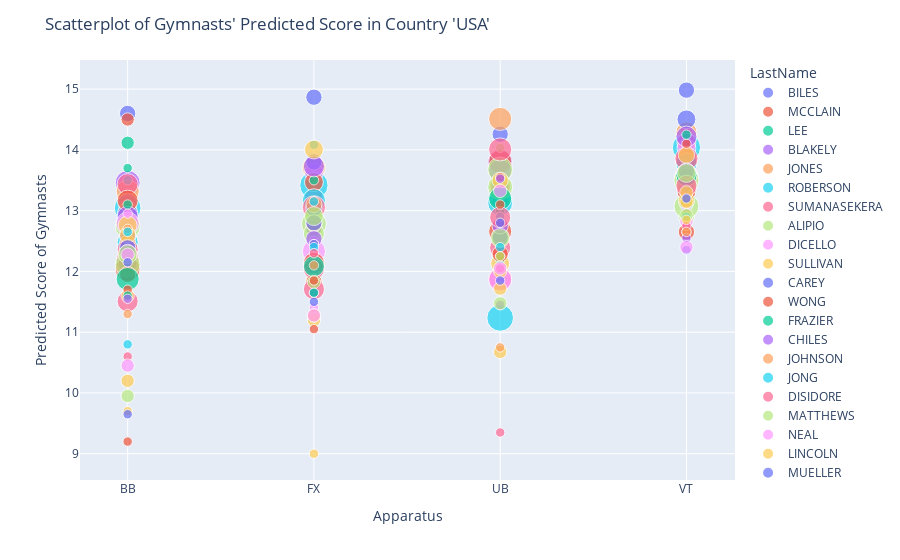

Write notebook code for a chart like this one.
### Markdown cell above
# Second Technical Component: Visualization

Our second technical component are interactive visualizations. We created many different ones, including a scatterplot whose data is filtered with a certain country, country medal counts using monte carlo, and exploring  difficulty vs execution tradeoffs to maximize score potential.

### Scatterplot of gymnasts' max scores in a certain country
For this we used the SQL database involved in filtering, which allowed us to create a scatterplot of gymnasts' max scores across different apparatuses of a certain country. Because it would be helpful when performing Fantasy Gymnastics to focus on the best gymnasts, this scatterplot gives us a way to see the highest performing ones across the 4 events. To analyze the scatterplot, we can see that each gymnast is represented by a color and that the size of the bubbles indicates competition count.

### Code cell
import plotly
from plotly import express as px
import plotly.io as pio

from myProject import scatterplot_of_country
print(inspect.getsource(scatterplot_of_country)) 
scatterplot_of_country("USA")

### Figure 1 — Plotly figure (JSON) as saved in the notebook; plotly's stock layout.template omitted (floating-point values rounded to 4 significant figures)
{"data": [{"hovertemplate": "LastName=BILES<br>Apparatus=%{x}<br>PredictedScore=%{y}<br>CompetitionsCount=%{marker.size}<extra></extra>", "legendgroup": "BILES", "marker": {"color": "#636efa", "size": [3, 3, 3, 3], "sizemode": "area", "sizeref": 0.0225, "symbol": "circle"}, "mode": "markers", "name": "BILES", "orientation": "v", "showlegend": true, "type": "scatter", "x": ["BB", "FX", "UB", "VT"], "xaxis": "x", "y": [14.6, 14.87, 14.26, 14.98], "yaxis": "y"}, {"hovertemplate": "LastName=MCCLAIN<br>Apparatus=%{x}<br>PredictedScore=%{y}<br>CompetitionsCount=%{marker.size}<extra></extra>", "legendgroup": "MCCLAIN", "marker": {"color": "#EF553B", "size": [2, 2, 2, 2], "sizemode": "area", "sizeref": 0.0225, "symbol": "circle"}, "mode": "markers", "name": "MCCLAIN", "orientation": "v", "showlegend": true, "type": "scatter", "x": ["BB", "FX", "UB", "VT"], "xaxis": "x", "y": [14.5, 13.63, 13.27, 14.28], "yaxis": "y"}, {"hovertemplate": "LastName=LEE<br>Apparatus=%{x}<br>PredictedScore=%{y}<br>CompetitionsCount=%{marker.size}<extra></extra>", "legendgroup": "LEE", "marker": {"color": "#00cc96", "size": [2, 2], "sizemode": "area", "sizeref": 0.0225, "symbol": "circle"}, "mode": "markers", "name": "LEE", "orientation": "v", "showlegend": true, "type": "scatter", "x": ["BB", "VT"], "xaxis": "x", "y": [14.12, 13.42], "yaxis": "y"}, {"hovertemplate": "LastName=BLAKELY<br>Apparatus=%{x}<br>PredictedScore=%{y}<br>CompetitionsCount=%{marker.size}<extra></extra>", "legendgroup": "BLAKELY", "marker": {"color": "#ab63fa", "size": [7, 4, 7, 4], "sizemode": "area", "sizeref": 0.0225, "symbol": "circle"}, "mode": "markers", "name": "BLAKELY", "orientation": "v", "showlegend": true, "type": "scatter", "x": ["BB", "FX", "UB", "VT"], "xaxis": "x", "y": [13.46, 13.12, 13.81, 14.15], "yaxis": "y"}, {"hovertemplate": "LastName=JONES<br>Apparatus=%{x}<br>PredictedScore=%{y}<br>CompetitionsCount=%{marker.size}<extra></extra>", "legendgroup": "JONES", "marker": {"color": "#FFA15A", "size": [6, 6, 6, 5], "sizemode": "area", "sizeref": 0.0225, "symbol": "circle"}, "mode": "markers", "name": "JONES", "orientation": "v", "showlegend": true, "type": "scatter", "x": ["BB", "FX", "UB", "VT"], "xaxis": "x", "y": [13.32, 13.7, 14.51, 14.29], "yaxis": "y"}, {"hovertemplate": "LastName=ROBERSON<br>Apparatus=%{x}<br>PredictedScore=%{y}<br>CompetitionsCount=%{marker.size}<extra></extra>", "legendgroup": "ROBERSON", "marker": {"color": "#19d3f3", "size": [8, 1, 9, 1, 8, 9, 1], "sizemode": "area", "sizeref": 0.0225, "symbol": "circle"}, "mode": "markers", "name": "ROBERSON", "orientation": "v", "showlegend": true, "type": "scatter", "x": ["BB", "BB", "FX", "FX", "UB", "VT", "VT"], "xaxis": "x", "y": [13.04, 13.5, 13.42, 14.08, 11.23, 14.04, 13.77], "yaxis": "y"}, {"hovertemplate": "LastName=SUMANASEKERA<br>Apparatus=%{x}<br>PredictedScore=%{y}<br>CompetitionsCount=%{marker.size}<extra></extra>", "legendgroup": "SUMANASEKERA", "marker": {"color": "#FF6692", "size": [5, 4, 5, 4], "sizemode": "area", "sizeref": 0.0225, "symbol": "circle"}, "mode": "markers", "name": "SUMANASEKERA", "orientation": "v", "showlegend": true, "type": "scatter", "x": ["BB", "FX", "UB", "VT"], "xaxis": "x", "y": [13.44, 13.21, 12.39, 14.12], "yaxis": "y"}, {"hovertemplate": "LastName=ALIPIO<br>Apparatus=%{x}<br>PredictedScore=%{y}<br>CompetitionsCount=%{marker.size}<extra></extra>", "legendgroup": "ALIPIO", "marker": {"color": "#B6E880", "size": [3, 3, 3, 3], "sizemode": "area", "sizeref": 0.0225, "symbol": "circle"}, "mode": "markers", "name": "ALIPIO", "orientation": "v", "showlegend": true, "type": "scatter", "x": ["BB", "FX", "UB", "VT"], "xaxis": "x", "y": [12.8, 11.84, 12.54, 12.91], "yaxis": "y"}, {"hovertemplate": "LastName=DICELLO<br>Apparatus=%{x}<br>PredictedScore=%{y}<br>CompetitionsCount=%{marker.size}<extra></extra>", "legendgroup": "DICELLO", "marker": {"color": "#FF97FF", "size": [4, 4, 4, 4], "sizemode": "area", "sizeref": 0.0225, "symbol": "circle"}, "mode": "markers", "name": "DICELLO", "orientation": "v", "showlegend": true, "type": "scatter", "x": ["BB", "FX", "UB", "VT"], "xaxis": "x", "y": [13.13, 13.62, 13.33, 14.03], "yaxis": "y"}, {"hovertemplate": "LastName=SULLIVAN<br>Apparatus=%{x}<br>PredictedScore=%{y}<br>CompetitionsCount=%{marker.size}<extra></extra>", "legendgroup": "SULLIVAN", "marker": {"color": "#FECB52", "size": [4, 4, 4, 4], "sizemode": "area", "sizeref": 0.0225, "symbol": "circle"}, "mode": "markers", "name": "SULLIVAN", "orientation": "v", "showlegend": true, "type": "scatter", "x": ["BB", "FX", "UB", "VT"], "xaxis": "x", "y": [12.99, 13.06, 12.13, 13.44], "yaxis": "y"}, {"hovertemplate": "LastName=CAREY<br>Apparatus=%{x}<br>PredictedScore=%{y}<br>CompetitionsCount=%{marker.size}<extra></extra>", "legendgroup": "CAREY", "marker": {"color": "#636efa", "size": [5, 3, 3, 4], "sizemode": "area", "sizeref": 0.0225, "symbol": "circle"}, "mode": "markers", "name": "CAREY", "orientation": "v", "showlegend": true, "type": "scatter", "x": ["BB", "FX", "UB", "VT"], "xaxis": "x", "y": [12.94, 13.8, 13.14, 14.5], "yaxis": "y"}, {"hovertemplate": "LastName=WONG<br>Apparatus=%{x}<br>PredictedScore=%{y}<br>CompetitionsCount=%{marker.size}<extra></extra>", "legendgroup": "WONG", "marker": {"color": "#EF553B", "size": [5, 4, 6, 5], "sizemode": "area", "sizeref": 0.0225, "symbol": "circle"}, "mode": "markers", "name": "WONG", "orientation": "v", "showlegend": true, "type": "scatter", "x": ["BB", "FX", "UB", "VT"], "xaxis": "x", "y": [13.16, 13.47, 13.81, 13.84], "yaxis": "y"}, {"hovertemplate": "LastName=FRAZIER<br>Apparatus=%{x}<br>PredictedScore=%{y}<br>CompetitionsCount=%{marker.size}<extra></extra>", "legendgroup": "FRAZIER", "marker": {"color": "#00cc96", "size": [1, 1, 1, 1], "sizemode": "area", "sizeref": 0.0225, "symbol": "circle"}, "mode": "markers", "name": "FRAZIER", "orientation": "v", "showlegend": true, "type": "scatter", "x": ["BB", "FX", "UB", "VT"], "xaxis": "x", "y": [13.7, 13.5, 12.2, 13.75], "yaxis": "y"}, {"hovertemplate": "LastName=CHILES<br>Apparatus=%{x}<br>PredictedScore=%{y}<br>CompetitionsCount=%{marker.size}<extra></extra>", "legendgroup": "CHILES", "marker": {"color": "#ab63fa", "size": [5, 5, 6, 5], "sizemode": "area", "sizeref": 0.0225, "symbol": "circle"}, "mode": "markers", "name": "CHILES", "orientation": "v", "showlegend": true, "type": "scatter", "x": ["BB", "FX", "UB", "VT"], "xaxis": "x", "y": [12.9, 13.73, 13.66, 14.22], "yaxis": "y"}, {"hovertemplate": "LastName=JOHNSON<br>Apparatus=%{x}<br>PredictedScore=%{y}<br>CompetitionsCount=%{marker.size}<extra></extra>", "legendgroup": "JOHNSON", "marker": {"color": "#FFA15A", "size": [3, 1, 2, 2], "sizemode": "area", "sizeref": 0.0225, "symbol": "circle"}, "mode": "markers", "name": "JOHNSON", "orientation": "v", "showlegend": true, "type": "scatter", "x": ["BB", "FX", "UB", "VT"], "xaxis": "x", "y": [12.53, 12.75, 13.07, 13.08], "yaxis": "y"}, {"hovertemplate": "LastName=JONG<br>Apparatus=%{x}<br>PredictedScore=%{y}<br>CompetitionsCount=%{marker.size}<extra></extra>", "legendgroup": "JONG", "marker": {"color": "#19d3f3", "size": [5, 6, 7, 5], "sizemode": "area", "sizeref": 0.0225, "symbol": "circle"}, "mode": "markers", "name": "JONG", "orientation": "v", "showlegend": true, "type": "scatter", "x": ["BB", "FX", "UB", "VT"], "xaxis": "x", "y": [12.48, 13.17, 13.13, 13.78], "yaxis": "y"}, {"hovertemplate": "LastName=DISIDORE<br>Apparatus=%{x}<br>PredictedScore=%{y}<br>CompetitionsCount=%{marker.size}<extra></extra>", "legendgroup": "DISIDORE", "marker": {"color": "#FF6692", "size": [6, 6, 6, 1, 6], "sizemode": "area", "sizeref": 0.0225, "symbol": "circle"}, "mode": "markers", "name": "DISIDORE", "orientation": "v", "showlegend": true, "type": "scatter", "x": ["BB", "FX", "UB", "UB", "VT"], "xaxis": "x", "y": [12.18, 13.06, 11.88, 9.35, 13.86], "yaxis": "y"}, {"hovertemplate": "LastName=MATTHEWS<br>Apparatus=%{x}<br>PredictedScore=%{y}<br>CompetitionsCount=%{marker.size}<extra></extra>", "legendgroup": "MATTHEWS", "marker": {"color": "#B6E880", "size": [7, 1, 7, 1, 1, 7, 7, 1], "sizemode": "area", "sizeref": 0.0225, "symbol": "circle"}, "mode": "markers", "name": "MATTHEWS", "orientation": "v", "showlegend": true, "type": "scatter", "x": ["BB", "BB", "FX", "FX", "UB", "UB", "VT", "VT"], "xaxis": "x", "y": [12.74, 12.7, 12.78, 12.88, 14.03, 13.68, 13.07, 12.9], "yaxis": "y"}, {"hovertemplate": "LastName=NEAL<br>Apparatus=%{x}<br>PredictedScore=%{y}<br>CompetitionsCount=%{marker.size}<extra></extra>", "legendgroup": "NEAL", "marker": {"color": "#FF97FF", "size": [6, 6, 6, 6], "sizemode": "area", "sizeref": 0.0225, "symbol": "circle"}, "mode": "markers", "name": "NEAL", "orientation": "v", "showlegend": true, "type": "scatter", "x": ["BB", "FX", "UB", "VT"], "xaxis": "x", "y": [12.79, 12.33, 11.86, 13.57], "yaxis": "y"}, {"hovertemplate": "LastName=LINCOLN<br>Apparatus=%{x}<br>PredictedScore=%{y}<br>CompetitionsCount=%{marker.size}<extra></extra>", "legendgroup": "LINCOLN", "marker": {"color": "#FECB52", "size": [4, 4, 2, 3], "sizemode": "area", "sizeref": 0.0225, "symbol": "circle"}, "mode": "markers", "name": "LINCOLN", "orientation": "v", "showlegend": true, "type": "scatter", "x": ["BB", "FX", "UB", "VT"], "xaxis": "x", "y": [12.76, 14.01, 11.72, 13.91], "yaxis": "y"}, {"hovertemplate": "LastName=MUELLER<br>Apparatus=%{x}<br>PredictedScore=%{y}<br>CompetitionsCount=%{marker.size}<extra></extra>", "legendgroup": "MUELLER", "marker": {"color": "#636efa", "size": [4, 3, 4, 4], "sizemode": "area", "sizeref": 0.0225, "symbol": "circle"}, "mode": "markers", "name": "MUELLER", "orientation": "v", "showlegend": true, "type": "scatter", "x": ["BB", "FX", "UB", "VT"], "xaxis": "x", "y": [12.13, 13.04, 13.36, 13.48], "yaxis": "y"}, {"hovertemplate": "LastName=JUNG-RUIVIVAR<br>Apparatus=%{x}<br>PredictedScore=%{y}<br>CompetitionsCount=%{marker.size}<extra></extra>", "legendgroup": "JUNG-RUIVIVAR", "marker": {"color": "#EF553B", "size": [7, 5, 6, 4], "sizemode": "area", "sizeref": 0.0225, "symbol": "circle"}, "mode": "markers", "name": "JUNG-RUIVIVAR", "orientation": "v", "showlegend": true, "type": "scatter", "x": ["BB", "FX", "UB", "VT"], "xaxis": "x", "y": [12.04, 12.14, 12.66, 13.32], "yaxis": "y"}, {"hovertemplate": "LastName=BARROS<br>Apparatus=%{x}<br>PredictedScore=%{y}<br>CompetitionsCount=%{marker.size}<extra></extra>", "legendgroup": "BARROS", "marker": {"color": "#00cc96", "size": [1, 1, 1, 1], "sizemode": "area", "sizeref": 0.0225, "symbol": "circle"}, "mode": "markers", "name": "BARROS", "orientation": "v", "showlegend": true, "type": "scatter", "x": ["BB", "FX", "UB", "VT"], "xaxis": "x", "y": [13.1, 12.6, 13, 13.1], "yaxis": "y"}, {"hovertemplate": "LastName=PINEDA<br>Apparatus=%{x}<br>PredictedScore=%{y}<br>CompetitionsCount=%{marker.size}<extra></extra>", "legendgroup": "PINEDA", "marker": {"color": "#ab63fa", "size": [3, 3, 3, 3], "sizemode": "area", "sizeref": 0.0225, "symbol": "circle"}, "mode": "markers", "name": "PINEDA", "orientation": "v", "showlegend": true, "type": "scatter", "x": ["BB", "FX", "UB", "VT"], "xaxis": "x", "y": [12.57, 12.71, 12.59, 13.45], "yaxis": "y"}, {"hovertemplate": "LastName=ZEISS<br>Apparatus=%{x}<br>PredictedScore=%{y}<br>CompetitionsCount=%{marker.size}<extra></extra>", "legendgroup": "ZEISS", "marker": {"color": "#FFA15A", "size": [3, 3, 5, 5], "sizemode": "area", "sizeref": 0.0225, "symbol": "circle"}, "mode": "markers", "name": "ZEISS", "orientation": "v", "showlegend": true, "type": "scatter", "x": ["BB", "FX", "UB", "VT"], "xaxis": "x", "y": [12.46, 13.1, 13.41, 13.59], "yaxis": "y"}, {"hovertemplate": "LastName=LEW<br>Apparatus=%{x}<br>PredictedScore=%{y}<br>CompetitionsCount=%{marker.size}<extra></extra>", "legendgroup": "LEW", "marker": {"color": "#19d3f3", "size": [1, 1, 2, 2], "sizemode": "area", "sizeref": 0.0225, "symbol": "circle"}, "mode": "markers", "name": "LEW", "orientation": "v", "showlegend": true, "type": "scatter", "x": ["BB", "FX", "UB", "VT"], "xaxis": "x", "y": [12.65, 11.97, 13.32, 13.1], "yaxis": "y"}, {"hovertemplate": "LastName=MILLER<br>Apparatus=%{x}<br>PredictedScore=%{y}<br>CompetitionsCount=%{marker.size}<extra></extra>", "legendgroup": "MILLER", "marker": {"color": "#FF6692", "size": [5, 5, 6, 5], "sizemode": "area", "sizeref": 0.0225, "symbol": "circle"}, "mode": "markers", "name": "MILLER", "orientation": "v", "showlegend": true, "type": "scatter", "x": ["BB", "FX", "UB", "VT"], "xaxis": "x", "y": [12.36, 12.04, 14.01, 13.57], "yaxis": "y"}, {"hovertemplate": "LastName=FATTA<br>Apparatus=%{x}<br>PredictedScore=%{y}<br>CompetitionsCount=%{marker.size}<extra></extra>", "legendgroup": "FATTA", "marker": {"color": "#B6E880", "size": [7, 5, 7, 7], "sizemode": "area", "sizeref": 0.0225, "symbol": "circle"}, "mode": "markers", "name": "FATTA", "orientation": "v", "showlegend": true, "type": "scatter", "x": ["BB", "FX", "UB", "VT"], "xaxis": "x", "y": [12.11, 12.62, 13.39, 13.5], "yaxis": "y"}, {"hovertemplate": "LastName=EICHMAN<br>Apparatus=%{x}<br>PredictedScore=%{y}<br>CompetitionsCount=%{marker.size}<extra></extra>", "legendgroup": "EICHMAN", "marker": {"color": "#FF97FF", "size": [1, 1, 1, 1], "sizemode": "area", "sizeref": 0.0225, "symbol": "circle"}, "mode": "markers", "name": "EICHMAN", "orientation": "v", "showlegend": true, "type": "scatter", "x": ["BB", "FX", "UB", "VT"], "xaxis": "x", "y": [12.95, 12.5, 12.9, 13.05], "yaxis": "y"}, {"hovertemplate": "LastName=ZHOU<br>Apparatus=%{x}<br>PredictedScore=%{y}<br>CompetitionsCount=%{marker.size}<extra></extra>", "legendgroup": "ZHOU", "marker": {"color": "#FECB52", "size": [3, 3, 3, 3], "sizemode": "area", "sizeref": 0.0225, "symbol": "circle"}, "mode": "markers", "name": "ZHOU", "orientation": "v", "showlegend": true, "type": "scatter", "x": ["BB", "FX", "UB", "VT"], "xaxis": "x", "y": [12.6, 12.79, 13.5, 13.16], "yaxis": "y"}, {"hovertemplate": "LastName=LOWE<br>Apparatus=%{x}<br>PredictedScore=%{y}<br>CompetitionsCount=%{marker.size}<extra></extra>", "legendgroup": "LOWE", "marker": {"color": "#636efa", "size": [3, 3, 3, 3], "sizemode": "area", "sizeref": 0.0225, "symbol": "circle"}, "mode": "markers", "name": "LOWE", "orientation": "v", "showlegend": true, "type": "scatter", "x": ["BB", "FX", "UB", "VT"], "xaxis": "x", "y": [12.39, 12.8, 12.55, 13.56], "yaxis": "y"}, {"hovertemplate": "LastName=WOOLFORD<br>Apparatus=%{x}<br>PredictedScore=%{y}<br>CompetitionsCount=%{marker.size}<extra></extra>", "legendgroup": "WOOLFORD", "marker": {"color": "#EF553B", "size": [3, 3, 3, 3], "sizemode": "area", "sizeref": 0.0225, "symbol": "circle"}, "mode": "markers", "name": "WOOLFORD", "orientation": "v", "showlegend": true, "type": "scatter", "x": ["BB", "FX", "UB", "VT"], "xaxis": "x", "y": [11.95, 11.82, 12.29, 12.65], "yaxis": "y"}, {"hovertemplate": "LastName=BOOTH<br>Apparatus=%{x}<br>PredictedScore=%{y}<br>CompetitionsCount=%{marker.size}<extra></extra>", "legendgroup": "BOOTH", "marker": {"color": "#00cc96", "size": [6, 5, 6, 5], "sizemode": "area", "sizeref": 0.0225, "symbol": "circle"}, "mode": "markers", "name": "BOOTH", "orientation": "v", "showlegend": true, "type": "scatter", "x": ["BB", "FX", "UB", "VT"], "xaxis": "x", "y": [11.88, 12.09, 13.2, 13.58], "yaxis": "y"}, {"hovertemplate": "LastName=CAYLOR<br>Apparatus=%{x}<br>PredictedScore=%{y}<br>CompetitionsCount=%{marker.size}<extra></extra>", "legendgroup": "CAYLOR", "marker": {"color": "#ab63fa", "size": [3, 3, 3, 3], "sizemode": "area", "sizeref": 0.0225, "symbol": "circle"}, "mode": "markers", "name": "CAYLOR", "orientation": "v", "showlegend": true, "type": "scatter", "x": ["BB", "FX", "UB", "VT"], "xaxis": "x", "y": [12.31, 12.54, 12.75, 13.65], "yaxis": "y"}, {"hovertemplate": "LastName=MORGAN<br>Apparatus=%{x}<br>PredictedScore=%{y}<br>CompetitionsCount=%{marker.size}<extra></extra>", "legendgroup": "MORGAN", "marker": {"color": "#FFA15A", "size": [1], "sizemode": "area", "sizeref": 0.0225, "symbol": "circle"}, "mode": "markers", "name": "MORGAN", "orientation": "v", "showlegend": true, "type": "scatter", "x": ["BB"], "xaxis": "x", "y": [12.7], "yaxis": "y"}, {"hovertemplate": "LastName=GERMAN<br>Apparatus=%{x}<br>PredictedScore=%{y}<br>CompetitionsCount=%{marker.size}<extra></extra>", "legendgroup": "GERMAN", "marker": {"color": "#19d3f3", "size": [1, 1, 1, 1], "sizemode": "area", "sizeref": 0.0225, "symbol": "circle"}, "mode": "markers", "name": "GERMAN", "orientation": "v", "showlegend": true, "type": "scatter", "x": ["BB", "FX", "UB", "VT"], "xaxis": "x", "y": [12.65, 13.15, 12.9, 13.35], "yaxis": "y"}, {"hovertemplate": "LastName=PIERSON<br>Apparatus=%{x}<br>PredictedScore=%{y}<br>CompetitionsCount=%{marker.size}<extra></extra>", "legendgroup": "PIERSON", "marker": {"color": "#FF6692", "size": [5, 5, 5, 5], "sizemode": "area", "sizeref": 0.0225, "symbol": "circle"}, "mode": "markers", "name": "PIERSON", "orientation": "v", "showlegend": true, "type": "scatter", "x": ["BB", "FX", "UB", "VT"], "xaxis": "x", "y": [11.51, 11.71, 12.89, 13.41], "yaxis": "y"}, {"hovertemplate": "LastName=ROSEN<br>Apparatus=%{x}<br>PredictedScore=%{y}<br>CompetitionsCount=%{marker.size}<extra></extra>", "legendgroup": "ROSEN", "marker": {"color": "#B6E880", "size": [4, 4, 4, 4], "sizemode": "area", "sizeref": 0.0225, "symbol": "circle"}, "mode": "markers", "name": "ROSEN", "orientation": "v", "showlegend": true, "type": "scatter", "x": ["BB", "FX", "UB", "VT"], "xaxis": "x", "y": [12.28, 12.91, 12.55, 13.62], "yaxis": "y"}, {"hovertemplate": "LastName=LITTLE<br>Apparatus=%{x}<br>PredictedScore=%{y}<br>CompetitionsCount=%{marker.size}<extra></extra>", "legendgroup": "LITTLE", "marker": {"color": "#FF97FF", "size": [2, 1, 2, 2], "sizemode": "area", "sizeref": 0.0225, "symbol": "circle"}, "mode": "markers", "name": "LITTLE", "orientation": "v", "showlegend": true, "type": "scatter", "x": ["BB", "FX", "UB", "VT"], "xaxis": "x", "y": [12.28, 11.4, 13.32, 12.82], "yaxis": "y"}, {"hovertemplate": "LastName=MILTON<br>Apparatus=%{x}<br>PredictedScore=%{y}<br>CompetitionsCount=%{marker.size}<extra></extra>", "legendgroup": "MILTON", "marker": {"color": "#FECB52", "size": [2, 2, 2, 2, 2, 2, 2, 2], "sizemode": "area", "sizeref": 0.0225, "symbol": "circle"}, "mode": "markers", "name": "MILTON", "orientation": "v", "showlegend": true, "type": "scatter", "x": ["BB", "BB", "FX", "FX", "UB", "UB", "VT", "VT"], "xaxis": "x", "y": [11.6, 10.2, 11.2, 11.27, 12, 10.68, 13.3, 13.15], "yaxis": "y"}, {"hovertemplate": "LastName=DRASER<br>Apparatus=%{x}<br>PredictedScore=%{y}<br>CompetitionsCount=%{marker.size}<extra></extra>", "legendgroup": "DRASER", "marker": {"color": "#636efa", "size": [1, 1, 1, 1], "sizemode": "area", "sizeref": 0.0225, "symbol": "circle"}, "mode": "markers", "name": "DRASER", "orientation": "v", "showlegend": true, "type": "scatter", "x": ["BB", "FX", "UB", "VT"], "xaxis": "x", "y": [12.15, 11.65, 12.8, 12.35], "yaxis": "y"}, {"hovertemplate": "LastName=WALKER<br>Apparatus=%{x}<br>PredictedScore=%{y}<br>CompetitionsCount=%{marker.size}<extra></extra>", "legendgroup": "WALKER", "marker": {"color": "#EF553B", "size": [1, 1, 1, 1], "sizemode": "area", "sizeref": 0.0225, "symbol": "circle"}, "mode": "markers", "name": "WALKER", "orientation": "v", "showlegend": true, "type": "scatter", "x": ["BB", "FX", "UB", "VT"], "xaxis": "x", "y": [11.7, 11.05, 13.55, 12.65], "yaxis": "y"}, {"hovertemplate": "LastName=MOLL<br>Apparatus=%{x}<br>PredictedScore=%{y}<br>CompetitionsCount=%{marker.size}<extra></extra>", "legendgroup": "MOLL", "marker": {"color": "#00cc96", "size": [1, 1, 1, 1], "sizemode": "area", "sizeref": 0.0225, "symbol": "circle"}, "mode": "markers", "name": "MOLL", "orientation": "v", "showlegend": true, "type": "scatter", "x": ["BB", "FX", "UB", "VT"], "xaxis": "x", "y": [11.6, 12.45, 12.25, 12.9], "yaxis": "y"}, {"hovertemplate": "LastName=KING<br>Apparatus=%{x}<br>PredictedScore=%{y}<br>CompetitionsCount=%{marker.size}<extra></extra>", "legendgroup": "KING", "marker": {"color": "#ab63fa", "size": [1, 1, 1, 1], "sizemode": "area", "sizeref": 0.0225, "symbol": "circle"}, "mode": "markers", "name": "KING", "orientation": "v", "showlegend": true, "type": "scatter", "x": ["BB", "FX", "UB", "VT"], "xaxis": "x", "y": [11.55, 12.45, 11.45, 12.55], "yaxis": "y"}, {"hovertemplate": "LastName=VAN FRAYEN<br>Apparatus=%{x}<br>PredictedScore=%{y}<br>CompetitionsCount=%{marker.size}<extra></extra>", "legendgroup": "VAN FRAYEN", "marker": {"color": "#FFA15A", "size": [1, 1, 1], "sizemode": "area", "sizeref": 0.0225, "symbol": "circle"}, "mode": "markers", "name": "VAN FRAYEN", "orientation": "v", "showlegend": true, "type": "scatter", "x": ["BB", "FX", "VT"], "xaxis": "x", "y": [11.3, 12.1, 12.95], "yaxis": "y"}, {"hovertemplate": "LastName=MURPHY<br>Apparatus=%{x}<br>PredictedScore=%{y}<br>CompetitionsCount=%{marker.size}<extra></extra>", "legendgroup": "MURPHY", "marker": {"color": "#19d3f3", "size": [1, 1, 1, 1], "sizemode": "area", "sizeref": 0.0225, "symbol": "circle"}, "mode": "markers", "name": "MURPHY", "orientation": "v", "showlegend": true, "type": "scatter", "x": ["BB", "FX", "UB", "VT"], "xaxis": "x", "y": [10.8, 12.4, 12.4, 12.9], "yaxis": "y"}, {"hovertemplate": "LastName=POPOVICH<br>Apparatus=%{x}<br>PredictedScore=%{y}<br>CompetitionsCount=%{marker.size}<extra></extra>", "legendgroup": "POPOVICH", "marker": {"color": "#FF6692", "size": [1, 1, 1, 1], "sizemode": "area", "sizeref": 0.0225, "symbol": "circle"}, "mode": "markers", "name": "POPOVICH", "orientation": "v", "showlegend": true, "type": "scatter", "x": ["BB", "FX", "UB", "VT"], "xaxis": "x", "y": [10.6, 12.3, 12.05, 12.75], "yaxis": "y"}, {"hovertemplate": "LastName=CHO<br>Apparatus=%{x}<br>PredictedScore=%{y}<br>CompetitionsCount=%{marker.size}<extra></extra>", "legendgroup": "CHO", "marker": {"color": "#B6E880", "size": [2, 2, 2, 2], "sizemode": "area", "sizeref": 0.0225, "symbol": "circle"}, "mode": "markers", "name": "CHO", "orientation": "v", "showlegend": true, "type": "scatter", "x": ["BB", "FX", "UB", "VT"], "xaxis": "x", "y": [9.95, 11.82, 11.47, 12.93], "yaxis": "y"}, {"hovertemplate": "LastName=CHRISTIAN<br>Apparatus=%{x}<br>PredictedScore=%{y}<br>CompetitionsCount=%{marker.size}<extra></extra>", "legendgroup": "CHRISTIAN", "marker": {"color": "#FF97FF", "size": [2, 2, 2, 2], "sizemode": "area", "sizeref": 0.0225, "symbol": "circle"}, "mode": "markers", "name": "CHRISTIAN", "orientation": "v", "showlegend": true, "type": "scatter", "x": ["BB", "FX", "UB", "VT"], "xaxis": "x", "y": [10.45, 11.27, 12.05, 12.4], "yaxis": "y"}, {"hovertemplate": "LastName=ANNE ELLIOTT<br>Apparatus=%{x}<br>PredictedScore=%{y}<br>CompetitionsCount=%{marker.size}<extra></extra>", "legendgroup": "ANNE ELLIOTT", "marker": {"color": "#FECB52", "size": [1, 1, 1, 1], "sizemode": "area", "sizeref": 0.0225, "symbol": "circle"}, "mode": "markers", "name": "ANNE ELLIOTT", "orientation": "v", "showlegend": true, "type": "scatter", "x": ["BB", "FX", "UB", "VT"], "xaxis": "x", "y": [9.7, 9, 12.25, 12.85], "yaxis": "y"}, {"hovertemplate": "LastName=DRAYTON<br>Apparatus=%{x}<br>PredictedScore=%{y}<br>CompetitionsCount=%{marker.size}<extra></extra>", "legendgroup": "DRAYTON", "marker": {"color": "#636efa", "size": [1, 1, 1, 1], "sizemode": "area", "sizeref": 0.0225, "symbol": "circle"}, "mode": "markers", "name": "DRAYTON", "orientation": "v", "showlegend": true, "type": "scatter", "x": ["BB", "FX", "UB", "VT"], "xaxis": "x", "y": [9.65, 11.5, 11.85, 13.2], "yaxis": "y"}, {"hovertemplate": "LastName=TORRY<br>Apparatus=%{x}<br>PredictedScore=%{y}<br>CompetitionsCount=%{marker.size}<extra></extra>", "legendgroup": "TORRY", "marker": {"color": "#EF553B", "size": [1, 1, 1, 1], "sizemode": "area", "sizeref": 0.0225, "symbol": "circle"}, "mode": "markers", "name": "TORRY", "orientation": "v", "showlegend": true, "type": "scatter", "x": ["BB", "FX", "UB", "VT"], "xaxis": "x", "y": [9.2, 11.85, 13.1, 14.1], "yaxis": "y"}, {"hovertemplate": "LastName=RICHARDSON<br>Apparatus=%{x}<br>PredictedScore=%{y}<br>CompetitionsCount=%{marker.size}<extra></extra>", "legendgroup": "RICHARDSON", "marker": {"color": "#00cc96", "size": [1, 1], "sizemode": "area", "sizeref": 0.0225, "symbol": "circle"}, "mode": "markers", "name": "RICHARDSON", "orientation": "v", "showlegend": true, "type": "scatter", "x": ["FX", "VT"], "xaxis": "x", "y": [11.65, 14.25], "yaxis": "y"}, {"hovertemplate": "LastName=GREAVES<br>Apparatus=%{x}<br>PredictedScore=%{y}<br>CompetitionsCount=%{marker.size}<extra></extra>", "legendgroup": "GREAVES", "marker": {"color": "#ab63fa", "size": [1], "sizemode": "area", "sizeref": 0.0225, "symbol": "circle"}, "mode": "markers", "name": "GREAVES", "orientation": "v", "showlegend": true, "type": "scatter", "x": ["UB"], "xaxis": "x", "y": [13.52], "yaxis": "y"}, {"hovertemplate": "LastName=CONSOLI<br>Apparatus=%{x}<br>PredictedScore=%{y}<br>CompetitionsCount=%{marker.size}<extra></extra>", "legendgroup": "CONSOLI", "marker": {"color": "#FFA15A", "size": [1, 1], "sizemode": "area", "sizeref": 0.0225, "symbol": "circle"}, "mode": "markers", "name": "CONSOLI", "orientation": "v", "showlegend": true, "type": "scatter", "x": ["UB", "VT"], "xaxis": "x", "y": [10.75, 12.65], "yaxis": "y"}], "layout": {"legend": {"itemsizing": "constant", "title": {"text": "LastName"}, "tracegroupgap": 0}, "margin": {"t": 60}, "title": {"text": "Scatterplot of Gymnasts' Predicted Score in Country 'USA'"}, "xaxis": {"anchor": "y", "domain": [0, 1], "title": {"text": "Apparatus"}}, "yaxis": {"anchor": "x", "domain": [0, 1], "title": {"text": "Predicted Score of Gymnasts"}}}}
